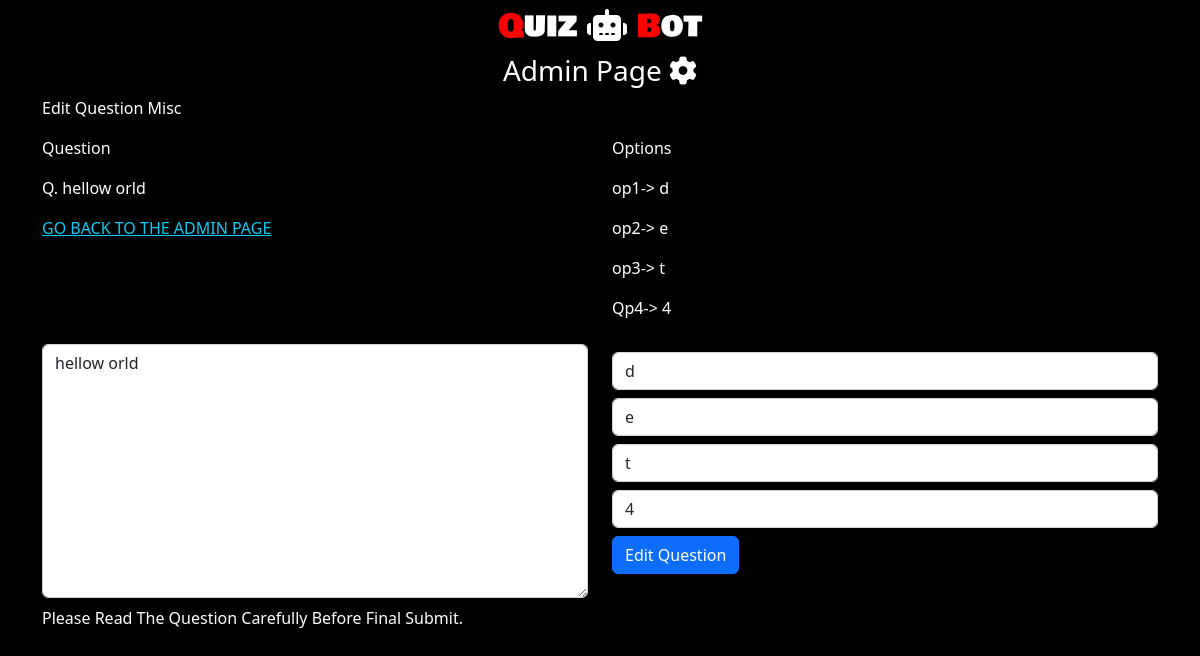
Page /settings/misc/edit/hellow-orld/ on the committed database.
### subjects/models.py (models this page shows)
class Misc(models.Model):
    question = models.TextField(null=False,)
    op1 = models.TextField(null=False,)
    slug	=	AutoSlugField(populate_from='question',max_length=750,unique=True,null=True,default=None)
    op2 = models.TextField(null=False,)
    op3 = models.TextField(null=False,)
    op4 = models.TextField(null=False,)

### subjects/views.py (the view, shortened to what this page needs)
# urls.py: path('misc/edit/<slug:data>/', views.EditQuestion.as_view(),name='editMisc'),
class EditQuestion(View):
    def get(self, request,data):
        isExist = Misc.objects.filter(slug=data)
        if isExist.exists():
            ques = Misc.objects.get(slug=data)
            return render(request, 'subjects/editmsc.html',{'data':isExist,'ques':ques})
        else:
            return HttpResponse('Something Went Wrong !!!! Err102')

### subjects/templates/subjects/editmsc.html (shortened to what this page needs)
{% extends 'core/base.html' %}
{% load static %}
{% block link %}
<link rel="stylesheet" href="https://cdnjs.cloudflare.com/ajax/libs/font-awesome/6.2.1/css/all.min.css" />
{% endblock link %}
{% block content %}
<link rel="stylesheet" href="{% static 'core/css/index.css' %}">
<div class="container">
    <div class="container mt-2">
        <h2 class="quiz text-center"> <span style="color:red;">Q</span>uiz <i class="fa-solid fa-robot"></i>  <span style="color:red;">B</span>ot</h2>
        <h3 class="text-center">Admin Page <i class="fas fa-cog"></i> </h3>
    </div>
</div>
<div class="container">
    <div class="mt-2">
        <p>Edit Question Misc</p>
    </div>
    <div class="row">
        <div class="col-sm-6">
            <p>Question</p>
           {% if data %}
          {% for i in data %}
          <p>Q. {{i.question}}</p>
          <div class="mt-3">
            <a href="{% url 'miscadmin' %}" class="text-info">GO BACK TO THE ADMIN PAGE</a>
          </div>
          {% endfor %}
           {% else %}
           <p class='text-danger'>DataBase Error</p>
           {% endif %}
        </div>
        <div class="col-sm-6">
            <p>Options</p>
            {% if data %}
           {% for i in data %}
           <p>op1-> {{i.op1}}</p>
           <p>op2-> {{i.op2}}</p>
           <p>op3-> {{i.op3}}</p>
           <p>Qp4-> {{i.op4}}</p>
           {% endfor %}
            {% else %}
            <p class='text-danger'>DataBase Error</p>
            {% endif %}
        </div>
    </div>
</div>
<div class="container">
    <form action="" method='post'>
        <div class="row mt-2">
            <div class="col-sm-6">
                <textarea name="question" id="question" class='form-control' cols="30" rows="10" >{{ques.question}}</textarea>
            </div>
            <div class="col-sm-6">
                <input type="text" name="q1" value={{ques.op1}}  class="form-control mt-2">
                <input type="text" name="q2" value={{ques.op2}}  class="form-control mt-2">
                <input type="text" name="q3" value={{ques.op3}}  class="form-control mt-2">
                <input type="text" name="q4" value={{ques.op4}}  class="form-control mt-2">
                <input type="submit" value="Edit Question" class="btn btn-primary mt-2">
            </div>
        </div>
    </form>
</div>
<div class="mt-2 container">
    <p>Please Read The Question Carefully Before Final Submit.</p>
</div>
{% endblock content %}

### core/static/core/css/index.css (style rules this page uses)
body { background-color: #000; color: white; }
.quiz { font-family:myfont; }

### rows in the picture
Misc: question "hellow orld", op1 "d", op2 "e", op3 "t", op4 "4", q1 "d", q2 "e", q3 "t", q4 "4"
